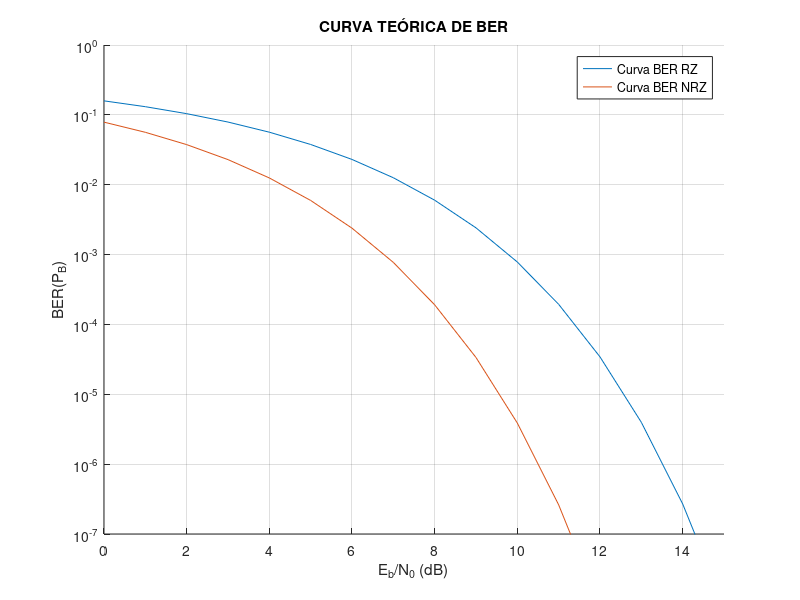

This chart was generated by the following MATLAB code:
close all; clear all; clc;

Eb_No_dB = 0:15;
Eb_No = 10.^(Eb_No_dB/10);
BER_uni = qfunc(sqrt(Eb_No));
BER_bip = qfunc(sqrt(2*Eb_No));

figure(1); hold on; grid on
semilogy(Eb_No_dB,BER_uni);
semilogy(Eb_No_dB,BER_bip);
xlabel('E_b/N_0 (dB)')
ylabel('BER(P_B)')
title('CURVA TEÓRICA DE BER')
xlim([0 15])
ylim([1e-7 1])
legend('Curva BER RZ','Curva BER NRZ')

